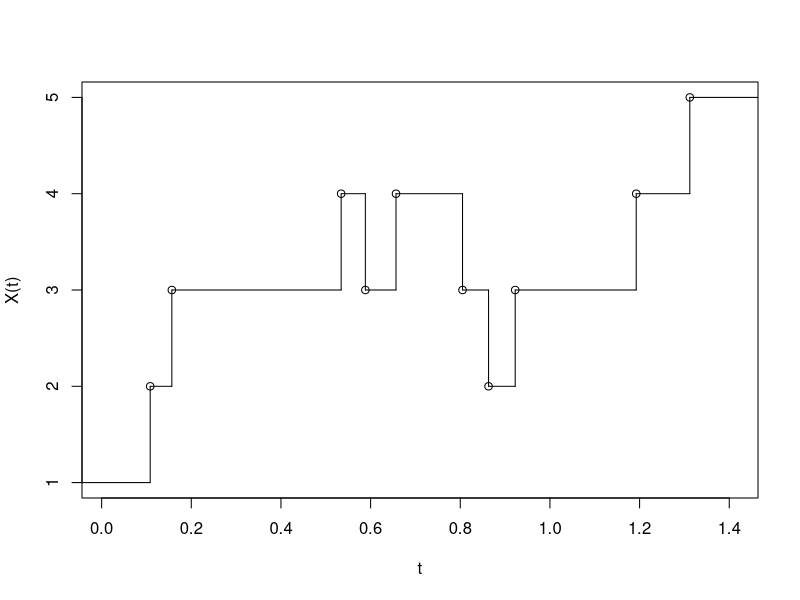
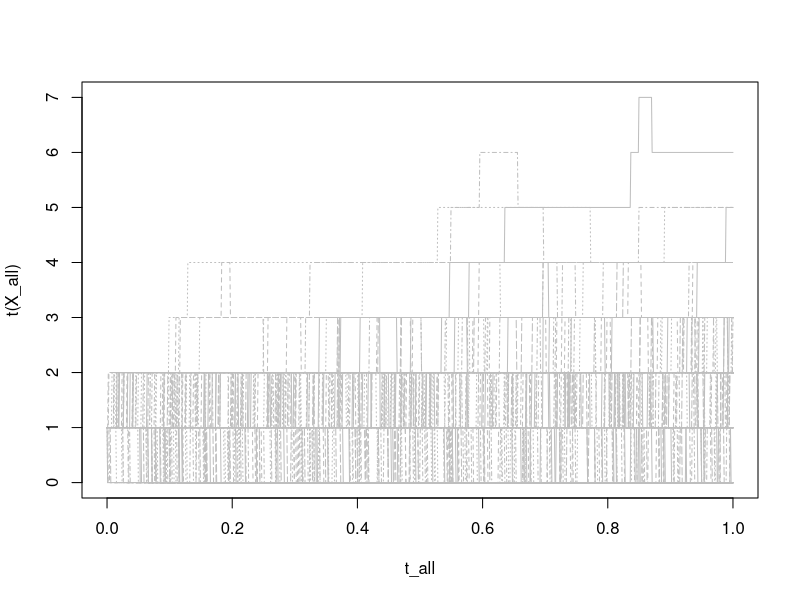
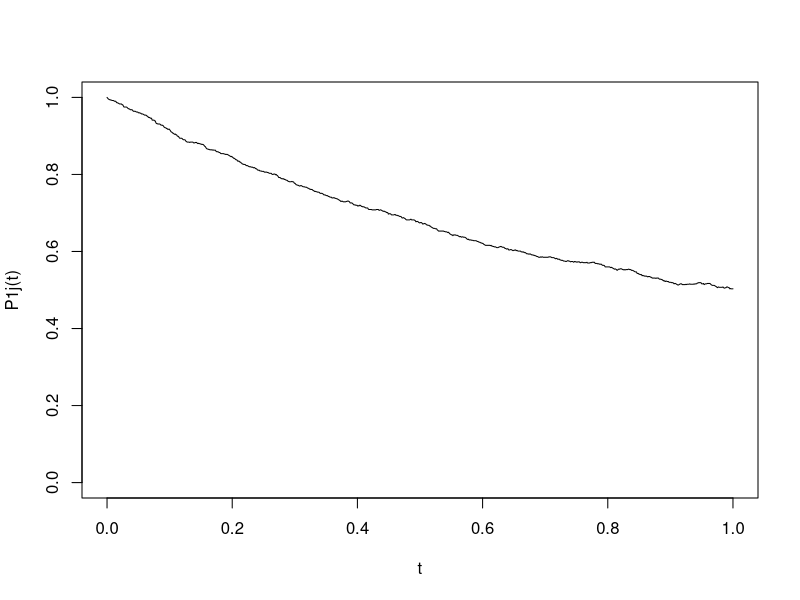

Source code (R) for these figures, in order:
## ---- chunk 1
cb<-2; cd<-1
# lambda_i
b_f<-function(i){cb*(i+1)}
# mu_i
d_f<-function(i){cd*i}

n<-10 #simulate until n events occur
X<-numeric(n+1)
T<-numeric(n)
X[1]<-1 

for(i in 1:n){
  v<-b_f(X[i])+d_f(X[i])
  lamb<-b_f(X[i])
  p<-lamb/v
  T[i]<-rexp(1,rate=v)
  
  X[i+1]<-X[i] + sample(c(-1,1),size=1,prob=c(1-p,p))
}
X
T
S<-cumsum(T)
plot(stepfun(S,X),main="",ylab="X(t)",xlab="t")
## ---- chunk 2
cb<-1/4; cd<-1/2
# lambda_i
b_f<-function(i){cb*(i+1)}
# mu_i
d_f<-function(i){cd*i}

reps<-1000
m<-1000
t_end<-1
t_all<-seq(0,t_end,length=m)
X_all<-matrix(nrow=reps,ncol=m)
for(i in 1:reps){
  X_c<-1
  S_c<-0
  while(S_c<=t_end){
    v<-b_f(X_c)+d_f(X_c)
    lamb<-b_f(X_c)
    p<-lamb/v
    S_n<-S_c+rexp(1,rate=v)
    X_all[i,(t_all>=S_c & t_all< S_n)] = X_c
    
    X_c<-X_c + sample(c(-1,1),size=1,prob=c(1-p,p))
    S_c<-S_n
  }
}
## ---- chunk 3
matplot(t_all,t(X_all),type="l",col="grey")
## ---- chunk 4
j<-1
Pjt<-colMeans(X_all==j)
plot(t_all,Pjt,type="l",xlab="t",ylab="P1j(t)",ylim=c(0,1))
